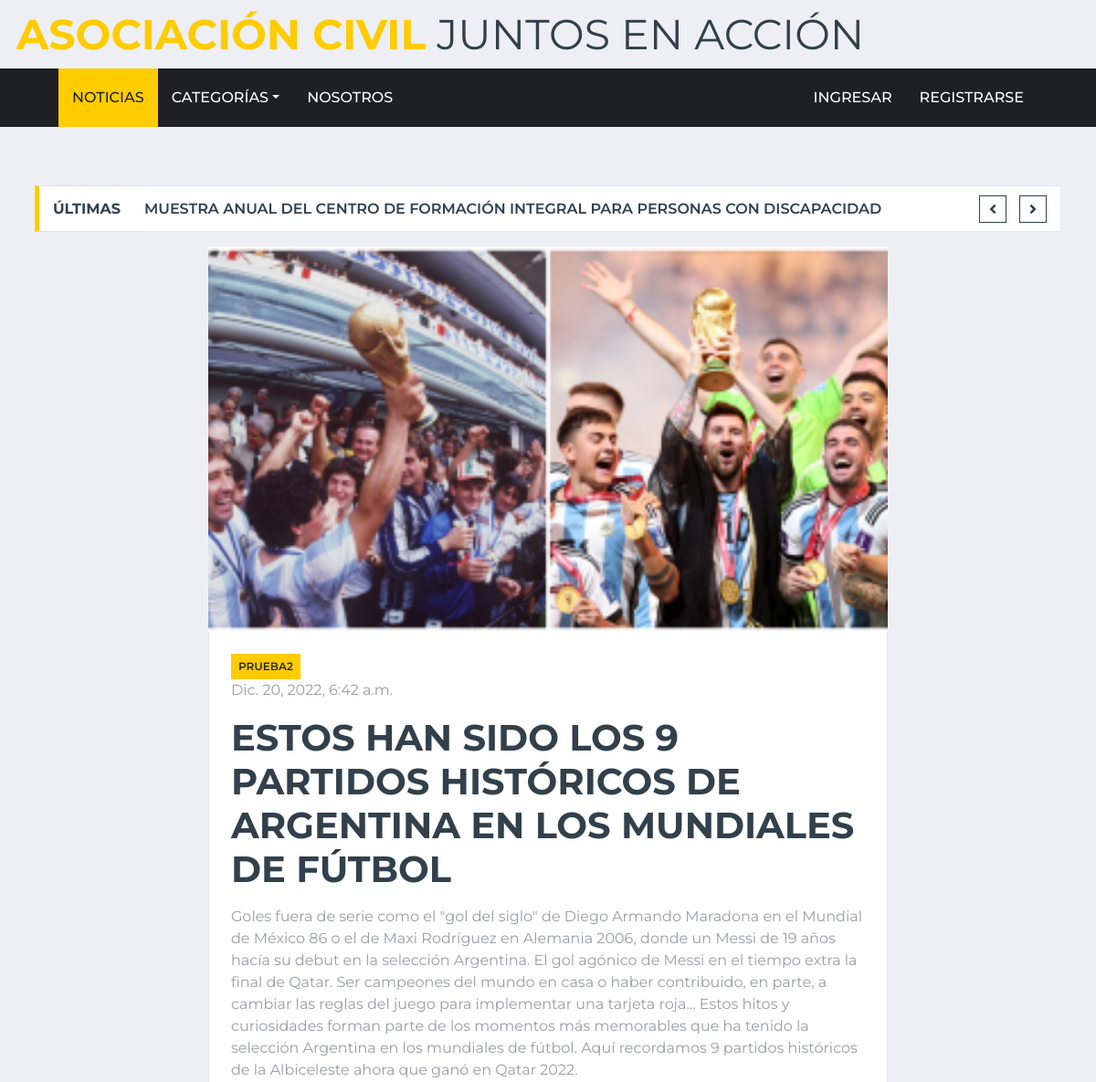
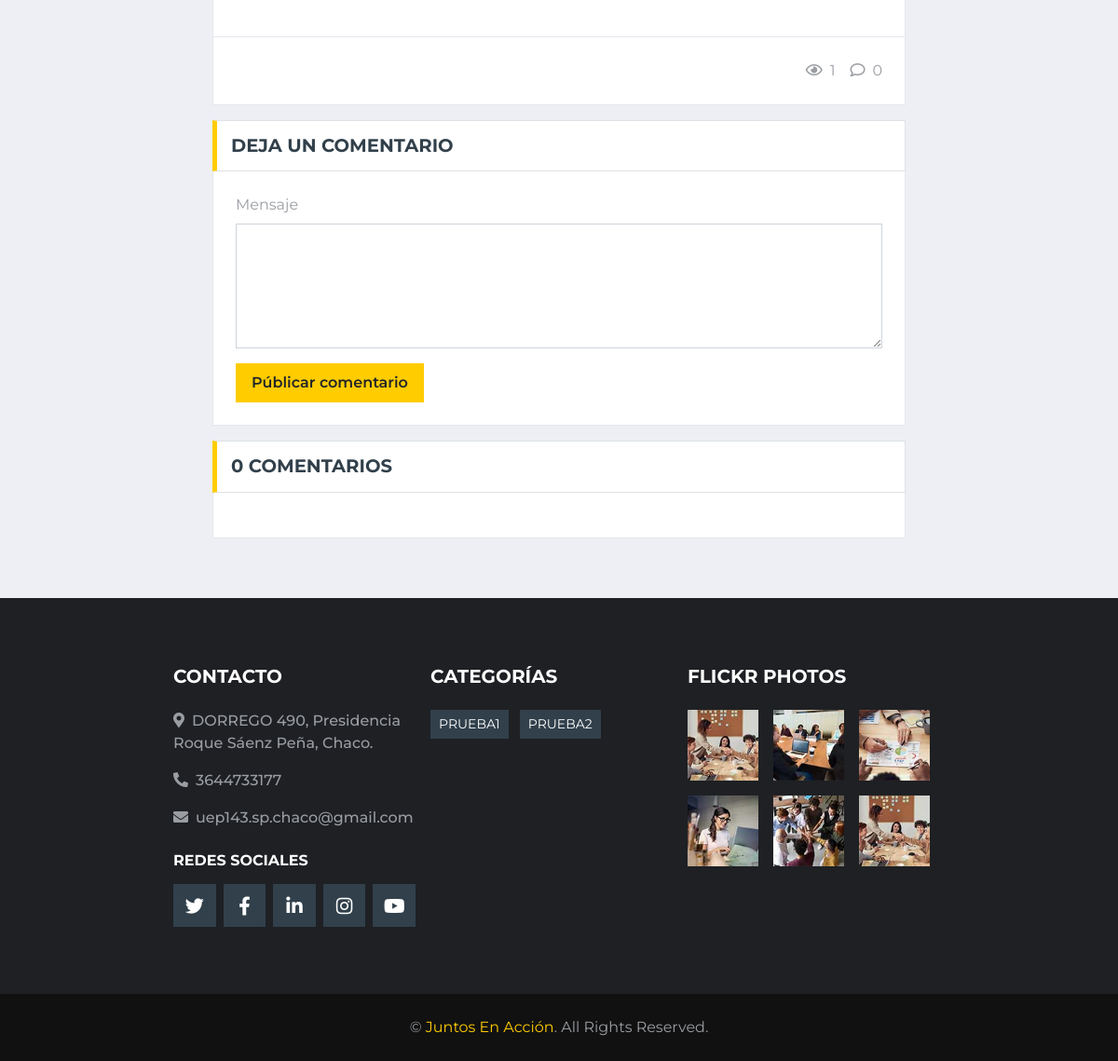
/Noticias/Detalle/6, run on the app's committed database (2 pictures, top to bottom).
### apps/noticias/models.py (models this page shows)
class Noticia(models.Model):
    titulo = models.CharField(max_length=150)
    cuerpo = models.TextField()
    imagen = models.ImageField(upload_to='noticias')
    categoria_noticia = models.ForeignKey(Categoria, on_delete=models.CASCADE)
    fecha = models.DateTimeField(auto_now_add=True)
    views_week = models.IntegerField(default=0, editable=False)
    views_total = models.IntegerField(default=0, editable=False)
    comentarios = models.IntegerField(default=0, editable=False)

class Categoria(models.Model):
    nombre = models.CharField(max_length=60)
    def __str__(self):
        return self.nombre

### apps/noticias/views.py (the view)
# urls.py: path('Detalle/<int:pk>', views.Detalle_Noticias, name='detalle'),
def Detalle_Noticias(request, pk):
    contexto = {}
    cat = Categoria.objects.all().order_by('nombre')
    n = Noticia.objects.get(pk=pk)  # RETORNA SOLO UN OBEJTO
    contexto['noticia'] = n
    contexto['categorias'] = cat
    c = Comentario.objects.filter(noticia=n)
    contexto['comentarios'] = c
    all_noticias = Noticia.objects.all()  # RETORNA UNA LISTA DE OBJETOS
    contexto['noticias'] = all_noticias
    session_key = 'viewed_{}'.format(pk)
    if not request.session.get(session_key, False):
        n.views_total = n.views_total + 1
        n.views_week = n.views_week + 1
        n.save()
        request.session[session_key] = True
    return render(request, 'noticias/detalle.html', contexto)

### templates/Noticias/detalle.html (shortened to what this page needs)
{% extends 'base.html' %}
{% load static %}
{% block contenido %}
<div class="container-fluid mt-5 mb-3 pt-3">
	<div class="container">
		<div class="row align-items-center">
			<div class="col-12">
				<div class="d-flex justify-content-between">
					<div class="section-title border-right-0 mb-0" style="width: 120px;">
						<h4 style="font-size:1rem" class="m-0 text-uppercase font-weight-bold">últimas</h4>
					</div>
					<div class="owl-carousel tranding-carousel position-relative d-inline-flex align-items-center bg-white border border-left-0"
						style="width: calc(100% - 120px); padding-right: 100px;">
						{% for noti in noticias %}
						<div class="text-truncate"><a class="text-secondary text-uppercase font-weight-semi-bold"
								href="{% url 'noticias:detalle' noti.pk %}">{{noti.titulo}}</a></div>
						{% endfor %}
					</div>
				</div>
			</div>
		</div>
	</div>
</div>
<div class="container-fluid">
	<div class="container">
		<div style="flex-direction: column;align-items: center;" class="row">
			<div class="col-lg-8">
				<div class="position-relative mb-3">
					<img class="img-fluid w-100" src="{{noticia.imagen.url}}" style="object-fit: cover;">
					<div class="bg-white border border-top-0 p-4">
						<div class="mb-3">
							<a class="badge badge-primary text-uppercase font-weight-semi-bold p-2 mr-2"
								href="{% url 'noticias:todas' 1 noticia.categoria_noticia.pk %}">{{noticia.categoria_noticia}}</a>
							<p class="text-body">{{noticia.fecha}}</p>
						</div>
						<h1 class="mb-3 text-secondary text-uppercase font-weight-bold">{{noticia.titulo}}</h1>
						<p>{{noticia.cuerpo}}</p>
					</div>
					<div class="d-flex justify-content-between bg-white border border-top-0 p-4">
						<div class="d-flex align-items-center">
							<span class="ml-3"><i class="far fa-eye mr-2"></i>{{noticia.views_total}}</span>
							<span class="ml-3"><i class="far fa-comment mr-2"></i>{{comentarios|length}}</span>
						</div>
					</div>
				</div>
				<div class="mb-3">
					<div class="section-title mb-0">
						<h4 class="m-0 text-uppercase font-weight-bold">Deja un comentario</h4>
					</div>
					<div class="bg-white border border-top-0 p-4">
						<form method="POST" action="{% url 'noticias:comentar' %}">
							<div class="form-group">
								<label for="message">Mensaje</label>
								<textarea name="comentario" maxlength="400" id="message" cols="30" rows="5"
									class="form-control"></textarea>
							</div>
							<div class="form-group mb-0">
								<input type="submit" value="Públicar comentario"
									class="btn btn-primary font-weight-semi-bold py-2 px-3">
							</div>
						</form>
					</div>
				</div>
				<div class="mb-3">
					<div class="section-title mb-0">
						<h4 class="m-0 text-uppercase font-weight-bold">{{ comentarios|length }} Comentarios</h4>
					</div>
					<div class="bg-white border border-top-0 p-4">
					</div>
				</div>
			</div>
		</div>
	</div>
</div>
{% endblock contenido %}

### templates/base.html (shortened to what this page needs)
{% load static %}
<!DOCTYPE html>
<html>
<head>
	<link href="https://cdnjs.cloudflare.com/ajax/libs/font-awesome/5.15.0/css/all.min.css" rel="stylesheet">
	<link href={% static 'lib/owlcarousel/assets/owl.carousel.min.css' %} rel="stylesheet">
	<link href={% static 'css/main.css' %} rel="stylesheet">
</head>
<body>
	<div class="col-lg-4">
		<a href="{% url 'home' %}" class="navbar-brand p-0 d-none d-lg-block">
			<h1 class="logo m-0 display-4 text-uppercase text-primary">Asociación civil<span
					class="text-secondary font-weight-normal"> Juntos en acción</span></h1>
		</a>
	</div>
	<div class="container-fluid p-0">
		<nav class="navbar navbar-expand-lg bg-dark navbar-dark py-2 py-lg-0 px-lg-5">
			<div class="collapse navbar-collapse justify-content-between px-0 px-lg-3" id="navbarCollapse">
				<div class="navbar-nav mr-auto py-0">
					<a name="/" href="{% url 'home' %}" class="nav-item nav-link">Noticias</a>
					<div class="nav-item dropdown">
						<a name="Categorias" href="#" class="nav-link dropdown-toggle"
							data-toggle="dropdown">Categorías</a>
					</div>
					<a name="Nosotros" href="{% url 'nosotros' %}" class="nav-item nav-link">Nosotros</a>
				</div>
				<div class="navbar-nav mr-auto py-0 background-login">
					{%if user.is_authenticated%}
					<p class="nav-item container-access"><span class="connected">{{user.username}}</span>
						<a name="registro" href="{% url 'logout' %}" class=" logout nav-link">
							Cerrar
							sesión
							</span></a>
						{% else %}
						<a name="login" href="{% url 'login' %}" class="nav-item nav-link">Ingresar</a>
						<a name="registro" href="{% url 'usuarios:registro' %}"
							class="nav-item nav-link">Registrarse</a>
						{% endif %}
				</div>
			</div>
	</div>
	{% block contenido %}
	{% endblock contenido %}
	<div class="container-fluid bg-dark pt-5 px-sm-3 px-md-5 mt-5">
		<div style="width: 100%; justify-content: center;" class="row py-4">
			<div class="col-lg-3 col-md-6 mb-5">
				<h5 class="mb-4 text-white text-uppercase font-weight-bold">Contacto</h5>
				<p class="font-weight-medium"><i class="fa fa-map-marker-alt mr-2"></i>DORREGO 490, Presidencia Roque
					Sáenz Peña, Chaco.</p>
				<p class="font-weight-medium"><i class="fa fa-phone-alt mr-2"></i>3644733177</p>
				<p class="font-weight-medium"><i class="fa fa-envelope mr-2"></i>uep143.sp.chaco@gmail.com</p>
				<h6 class="mt-4 mb-3 text-white text-uppercase font-weight-bold">Redes sociales</h6>
				<div class="d-flex justify-content-start">
					<a class="btn btn-lg btn-secondary btn-lg-square mr-2" href="#"><i class="fab fa-twitter"></i></a>
					<a class="btn btn-lg btn-secondary btn-lg-square mr-2" href="#"><i
							class="fab fa-facebook-f"></i></a>
					<a class="btn btn-lg btn-secondary btn-lg-square mr-2" href="#"><i
							class="fab fa-linkedin-in"></i></a>
					<a class="btn btn-lg btn-secondary btn-lg-square mr-2" href="#"><i class="fab fa-instagram"></i></a>
					<a class="btn btn-lg btn-secondary btn-lg-square" href="#"><i class="fab fa-youtube"></i></a>
				</div>
			</div>
			<div class="col-lg-3 col-md-6 mb-5">
				<h5 class="mb-4 text-white text-uppercase font-weight-bold">Categorías</h5>
				<div class="m-n1">
					{% for cat in categorias %}
					<a href="{% url 'noticias:todas' 1 cat.pk %}"
						class="btn btn-sm btn-secondary m-1">{{cat.nombre}}</a>
					{% endfor %}
				</div>
			</div>
			<div class="col-lg-3 col-md-6 mb-5">
				<h5 class="mb-4 text-white text-uppercase font-weight-bold">Flickr Photos</h5>
				<div class="row">
					<div class="col-4 mb-3">
						<a href=""><img class="w-100" src={% static 'img/news-110x110-1.jpg' %} alt=""></a>
					</div>
					<div class="col-4 mb-3">
						<a href=""><img class="w-100" src={% static 'img/news-110x110-2.jpg' %} alt=""></a>
					</div>
					<div class="col-4 mb-3">
						<a href=""><img class="w-100" src={% static 'img/news-110x110-3.jpg' %} alt=""></a>
					</div>
					<div class="col-4 mb-3">
						<a href=""><img class="w-100" src={% static 'img/news-110x110-4.jpg' %} alt=""></a>
					</div>
					<div class="col-4 mb-3">
						<a href=""><img class="w-100" src={% static 'img/news-110x110-5.jpg' %} alt=""></a>
					</div>
					<div class="col-4 mb-3">
						<a href=""><img class="w-100" src={% static 'img/news-110x110-1.jpg' %} alt=""></a>
					</div>
				</div>
			</div>
		</div>
	</div>
	<div class="container-fluid py-4 px-sm-3 px-md-5" style="background: #111111;">
		<p class="m-0 text-center">&copy; <a href="#">Juntos En Acción</a>. All Rights Reserved.
		</p>
	</div>
</body>
</html>

### data on the page
Noticia: titulo "MUESTRA ANUAL DEL CENTRO DE FORMACIÓN INTEGRAL PARA PERSONAS CON DISCAPACIDAD"
Noticia: imagen (picture), categoria_noticia "PRUEBA2", fecha "Dic. 20, 2022, 6:42 a.m.", titulo "ESTOS HAN SIDO LOS 9 PARTIDOS HISTÓRICOS DE ARGENTINA EN LOS MUNDIALES DE FÚTBOL", cuerpo "Goles fuera de serie como el \"gol del siglo\" de Diego Armando Maradona en el Mundial de México 86 o el de Maxi Rodríguez en Alemania 2006, donde un Messi de 19 años hacía su debut en la selección Argentina. El gol agónico de Messi en el tiempo extra la final de Qatar. Ser campeones del mundo en casa o haber contribuido, en parte, a cambiar las reglas del juego para implementar una tarjeta roja... Estos hitos y curiosidades forman parte de los momentos más memorables que ha tenido la selección Argentina en los mundiales de fútbol. Aquí recordamos 9 partidos históricos de la Albiceleste ahora que ganó en Qatar 2022.", views_total "1"
Categoria: nombre "PRUEBA1"
Categoria: nombre "PRUEBA2"

### other printed values
{{ comentarios|length }} "0"
